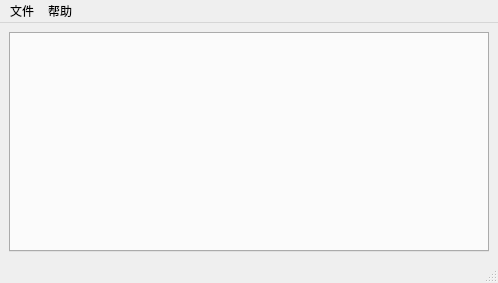
<?xml version="1.0" encoding="UTF-8"?>
<ui version="4.0">
 <class>MainWindow</class>
 <widget class="QMainWindow" name="MainWindow">
  <property name="geometry">
   <rect>
    <x>0</x>
    <y>0</y>
    <width>498</width>
    <height>283</height>
   </rect>
  </property>
  <property name="windowTitle">
   <string>MainWindow</string>
  </property>
  <widget class="QWidget" name="centralwidget">
   <layout class="QVBoxLayout" name="verticalLayout">
    <item>
     <widget class="QTabWidget" name="tabWidget">
      <property name="currentIndex">
       <number>-1</number>
      </property>
     </widget>
    </item>
   </layout>
  </widget>
  <widget class="QStatusBar" name="statusBar"/>
  <widget class="QMenuBar" name="menuBar">
   <property name="geometry">
    <rect>
     <x>0</x>
     <y>0</y>
     <width>498</width>
     <height>17</height>
    </rect>
   </property>
   <widget class="QMenu" name="menu">
    <property name="title">
     <string>文件</string>
    </property>
    <addaction name="actionQuit"/>
   </widget>
   <widget class="QMenu" name="menu_2">
    <property name="title">
     <string>帮助</string>
    </property>
    <addaction name="actionAbout"/>
   </widget>
   <addaction name="menu"/>
   <addaction name="menu_2"/>
  </widget>
  <action name="actionQuit">
   <property name="text">
    <string>退出</string>
   </property>
   <property name="toolTip">
    <string>Quit</string>
   </property>
   <property name="menuRole">
    <enum>QAction::NoRole</enum>
   </property>
  </action>
  <action name="actionAbout">
   <property name="text">
    <string>关于</string>
   </property>
   <property name="menuRole">
    <enum>QAction::NoRole</enum>
   </property>
  </action>
 </widget>
 <resources/>
 <connections/>
</ui>
